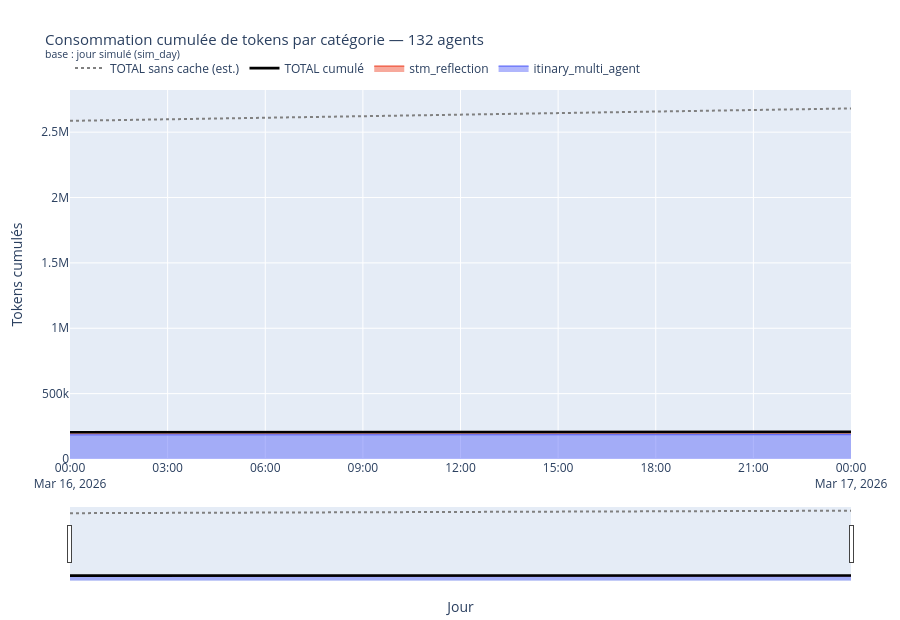

The code cell stored with this chart in its notebook:
### Markdown cell above
## Consommation cumulée de tokens vs budget — V2 interactive (Plotly)

Même donnée que ci-dessus, mais en **graphe interactif** : zoom à la molette / sélection rectangle, pan, survol des valeurs exactes (tooltip), **range slider** sous l'axe X, boutons de plage rapide, et **légende cliquable** pour isoler/masquer une catégorie.

> Réutilise les variables calculées dans la cellule précédente (`cum`, `saved_cum`, `DAILY_TOKEN_LIMIT`, `n_agents`, `day_basis`). Exécute d'abord la V1, puis cette cellule.
>
> Astuce : double-clic sur le graphe pour réinitialiser le zoom ; outils zoom/pan/box-select dans la barre en haut à droite.

### Code cell
import plotly.graph_objects as go
import plotly.io as pio
import numpy as np

# Réutilise cum / saved_cum / DAILY_TOKEN_LIMIT / n_agents / day_basis de la cellule V1.
days_v2 = [str(d) for d in cum.index]
fig = go.Figure()

# ── Aires empilées par catégorie (légende cliquable pour isoler/masquer) ──────
palette = pio.templates["plotly"].layout.colorway or [
    "#636EFA", "#EF553B", "#00CC96", "#AB63FA", "#FFA15A",
    "#19D3F3", "#FF6692", "#B6E880", "#FF97FF", "#FECB52",
]
for i, cat in enumerate(cum.columns):
    fig.add_trace(go.Scatter(
        x=days_v2, y=cum[cat].values,
        name=str(cat), mode="lines",
        line=dict(width=1.2, color=palette[i % len(palette)]),
        stackgroup="conso", groupnorm="",
        hovertemplate=f"<b>{cat}</b><br>%{{x}}<br>%{{y:,.0f}} tokens<extra></extra>",
    ))

total_cum_v2 = cum.sum(axis=1).values

# ── Ligne TOTAL cumulé (hors pile) ────────────────────────────────────────────
fig.add_trace(go.Scatter(
    x=days_v2, y=total_cum_v2, name="TOTAL cumulé", mode="lines",
    line=dict(color="black", width=2.6),
    hovertemplate="<b>TOTAL</b><br>%{x}<br>%{y:,.0f} tokens<extra></extra>",
))

# ── Ligne TOTAL sans cache (si dispo) ─────────────────────────────────────────
if saved_cum is not None:
    fig.add_trace(go.Scatter(
        x=days_v2, y=total_cum_v2 + saved_cum.values,
        name="TOTAL sans cache (est.)", mode="lines",
        line=dict(color="grey", width=2, dash="dot"),
        hovertemplate="<b>sans cache</b><br>%{x}<br>%{y:,.0f} tokens<extra></extra>",
    ))

fig.update_layout(
    title=dict(
        text=f"Consommation cumulée de tokens par catégorie — {n_agents} agents"
             f"<br><sup>base : {day_basis}</sup>",
        font=dict(size=15),
    ),
    height=620,
    hovermode="x unified",
    legend=dict(orientation="h", yanchor="bottom", y=1.02, xanchor="left", x=0),
    margin=dict(l=70, r=30, t=90, b=40),
    dragmode="zoom",  # box-zoom par défaut ; box-select dispo dans la modebar
)
fig.update_xaxes(
    title_text="Jour",
    rangeslider=dict(visible=True),  # mini-carte + sélection de plage sous l'axe
    rangeselector=dict(buttons=[
        dict(count=7, label="7j", step="day", stepmode="backward"),
        dict(count=1, label="1m", step="month", stepmode="backward"),
        dict(step="all", label="tout"),
    ]) if np.issubdtype(np.asarray(days_v2).dtype, np.datetime64) else None,
)
fig.update_yaxes(
    title_text="Tokens cumulés",
    tickformat="~s",  # 1.2M, 340k…  -> survol pour la valeur exacte
)

# Modebar : zoom / pan / box-select / lasso / reset toujours visibles
config = {
    "scrollZoom": True,
    "displaylogo": False,
    "modeBarButtonsToAdd": ["select2d", "lasso2d", "drawrect", "eraseshape"],
    "toImageButtonOptions": {"filename": "tokens_cumul_vs_budget_v2", "scale": 2},
}

# Sauvegarde HTML interactif (à côté des PNG des autres graphes)
html_path = _img_path("tokens_cumul_vs_budget_v2", ext="html")
fig.write_html(html_path, include_plotlyjs="cdn", config=config)
print(f"HTML interactif sauvegardé : {html_path}")

fig.show(config=config)

### Figure 1 — Plotly figure (JSON) as saved in the notebook; plotly's stock layout.template omitted (floating-point values rounded to 4 significant figures)
{"data": [{"groupnorm": "", "hovertemplate": "<b>itinary_multi_agent</b><br>%{x}<br>%{y:,.0f} tokens<extra></extra>", "line": {"color": "#636efa", "width": 1.2}, "mode": "lines", "name": "itinary_multi_agent", "stackgroup": "conso", "type": "scatter", "x": ["2026-03-16", "2026-03-17"], "y": [183870, 186511]}, {"groupnorm": "", "hovertemplate": "<b>stm_reflection</b><br>%{x}<br>%{y:,.0f} tokens<extra></extra>", "line": {"color": "#EF553B", "width": 1.2}, "mode": "lines", "name": "stm_reflection", "stackgroup": "conso", "type": "scatter", "x": ["2026-03-16", "2026-03-17"], "y": [20801, 20801]}, {"hovertemplate": "<b>TOTAL</b><br>%{x}<br>%{y:,.0f} tokens<extra></extra>", "line": {"color": "black", "width": 2.6}, "mode": "lines", "name": "TOTAL cumulé", "type": "scatter", "x": ["2026-03-16", "2026-03-17"], "y": [204671, 207312]}, {"hovertemplate": "<b>sans cache</b><br>%{x}<br>%{y:,.0f} tokens<extra></extra>", "line": {"color": "grey", "dash": "dot", "width": 2}, "mode": "lines", "name": "TOTAL sans cache (est.)", "type": "scatter", "x": ["2026-03-16", "2026-03-17"], "y": [2586000.0, 2681000.0]}], "layout": {"dragmode": "zoom", "height": 620, "hovermode": "x unified", "legend": {"orientation": "h", "x": 0, "xanchor": "left", "y": 1.02, "yanchor": "bottom"}, "margin": {"b": 40, "l": 70, "r": 30, "t": 90}, "title": {"font": {"size": 15}, "text": "Consommation cumulée de tokens par catégorie — 132 agents<br><sup>base : jour simulé (sim_day)</sup>"}, "xaxis": {"rangeselector": {}, "rangeslider": {"visible": true}, "title": {"text": "Jour"}}, "yaxis": {"tickformat": "~s", "title": {"text": "Tokens cumulés"}}}}
